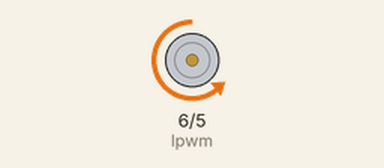
Bench run of a sketch on a simulated Arduino Uno, built with avr-gcc and run on an emulated ATmega328P. On the bench: motor-driver pin pairs drawn as motors (green arrow = first pin HIGH = forward, orange = second pin HIGH = backward, longer = more drive).

Above: at 2.0 s.
At 5.0 s:
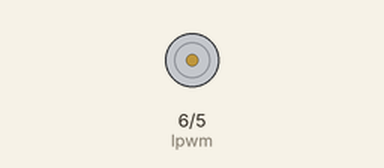
At 8.0 s:
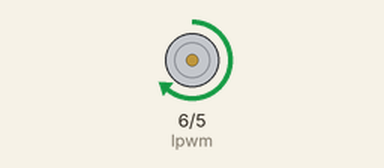
Timing chart, 0 to 13.0 s (numbered marks = the images above):
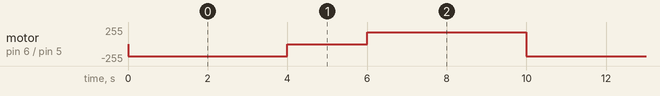

Measured:
- by itself, motor on pin 6 (lpwm) / pin 5 (rpwm): repeats every 10.0 s: stopped 2.0 s, forward 180/255 4.0 s, backward 180/255 4.0 s

The sketch:

codigo.ino
```cpp
int rpwm = 5;
int lpwm = 6;

void setup() {
  pinMode(rpwm, OUTPUT);
  pinMode(lpwm, OUTPUT);
}

void loop() {

  // frente
  analogWrite(rpwm, 180);
  analogWrite(lpwm, 0);
  delay(4000);

  // parar
  analogWrite(rpwm, 0);
  analogWrite(lpwm, 0);
  delay(2000);

  // trás
  analogWrite(rpwm, 0);
  analogWrite(lpwm, 180);
  delay(4000);

}
```
